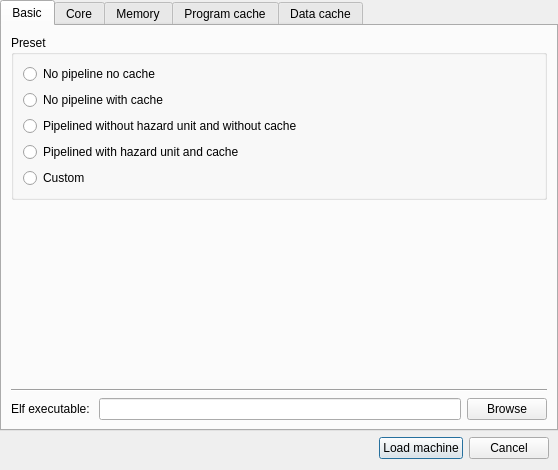
<?xml version="1.0" encoding="UTF-8"?>
<ui version="4.0">
 <class>NewDialog</class>
 <widget class="QDialog" name="NewDialog">
  <property name="geometry">
   <rect>
    <x>0</x>
    <y>0</y>
    <width>558</width>
    <height>470</height>
   </rect>
  </property>
  <property name="windowTitle">
   <string>Dialog</string>
  </property>
  <property name="modal">
   <bool>true</bool>
  </property>
  <layout class="QVBoxLayout" name="verticalLayout">
   <property name="leftMargin">
    <number>0</number>
   </property>
   <property name="topMargin">
    <number>0</number>
   </property>
   <property name="rightMargin">
    <number>0</number>
   </property>
   <item>
    <widget class="QTabWidget" name="tabWidget">
     <property name="currentIndex">
      <number>0</number>
     </property>
     <widget class="QWidget" name="tab">
      <attribute name="title">
       <string>Basic</string>
      </attribute>
      <layout class="QVBoxLayout" name="verticalLayout_5">
       <item>
        <widget class="QGroupBox" name="preset_box">
         <property name="title">
          <string>Preset</string>
         </property>
         <layout class="QVBoxLayout" name="verticalLayout_6">
          <item>
           <widget class="QRadioButton" name="preset_no_pipeline">
            <property name="text">
             <string>No pipeline no cache</string>
            </property>
           </widget>
          </item>
          <item>
           <widget class="QRadioButton" name="preset_no_pipeline_cache">
            <property name="text">
             <string>No pipeline with cache</string>
            </property>
           </widget>
          </item>
          <item>
           <widget class="QRadioButton" name="preset_pipelined_bare">
            <property name="text">
             <string>Pipelined without hazard unit and without cache</string>
            </property>
           </widget>
          </item>
          <item>
           <widget class="QRadioButton" name="preset_pipelined">
            <property name="text">
             <string>Pipelined with hazard unit and cache</string>
            </property>
           </widget>
          </item>
          <item>
           <widget class="QRadioButton" name="preset_custom">
            <property name="text">
             <string>Custom</string>
            </property>
           </widget>
          </item>
         </layout>
        </widget>
       </item>
       <item>
        <spacer name="verticalSpacer_3">
         <property name="orientation">
          <enum>Qt::Vertical</enum>
         </property>
         <property name="sizeHint" stdset="0">
          <size>
           <width>20</width>
           <height>40</height>
          </size>
         </property>
        </spacer>
       </item>
       <item>
        <widget class="Line" name="line_2">
         <property name="orientation">
          <enum>Qt::Horizontal</enum>
         </property>
        </widget>
       </item>
       <item>
        <layout class="QHBoxLayout" name="horizontalLayout_3">
         <item>
          <widget class="QLabel" name="label">
           <property name="text">
            <string>Elf executable: </string>
           </property>
          </widget>
         </item>
         <item>
          <widget class="QLineEdit" name="elf_file"/>
         </item>
         <item>
          <widget class="QPushButton" name="pushButton_browse">
           <property name="text">
            <string>Browse</string>
           </property>
          </widget>
         </item>
        </layout>
       </item>
      </layout>
     </widget>
     <widget class="QWidget" name="tab_core">
      <attribute name="title">
       <string>Core</string>
      </attribute>
      <layout class="QVBoxLayout" name="verticalLayout_2">
       <property name="sizeConstraint">
        <enum>QLayout::SetDefaultConstraint</enum>
       </property>
       <item>
        <widget class="QCheckBox" name="pipelined">
         <property name="text">
          <string>Pipelined</string>
         </property>
        </widget>
       </item>
       <item>
        <widget class="QCheckBox" name="delay_slot">
         <property name="text">
          <string>Delay slot</string>
         </property>
        </widget>
       </item>
       <item>
        <widget class="QGroupBox" name="hazard_unit">
         <property name="title">
          <string>Hazard unit</string>
         </property>
         <property name="checkable">
          <bool>true</bool>
         </property>
         <property name="checked">
          <bool>false</bool>
         </property>
         <layout class="QVBoxLayout" name="verticalLayout_3">
          <item>
           <widget class="QRadioButton" name="hazard_stall">
            <property name="text">
             <string>Stall when hazard is detected</string>
            </property>
           </widget>
          </item>
          <item>
           <widget class="QRadioButton" name="hazard_stall_forward">
            <property name="text">
             <string>Stall or forward when hazard is detected</string>
            </property>
            <property name="checked">
             <bool>true</bool>
            </property>
           </widget>
          </item>
         </layout>
        </widget>
       </item>
       <item>
        <spacer name="verticalSpacer">
         <property name="orientation">
          <enum>Qt::Vertical</enum>
         </property>
         <property name="sizeHint" stdset="0">
          <size>
           <width>20</width>
           <height>40</height>
          </size>
         </property>
        </spacer>
       </item>
      </layout>
     </widget>
     <widget class="QWidget" name="tab_memory">
      <attribute name="title">
       <string>Memory</string>
      </attribute>
      <layout class="QVBoxLayout" name="verticalLayout_4">
       <item>
        <widget class="QCheckBox" name="mem_protec_write">
         <property name="text">
          <string>Program memory write protection</string>
         </property>
        </widget>
       </item>
       <item>
        <widget class="QCheckBox" name="mem_protec_exec">
         <property name="text">
          <string>Data memory executable protection</string>
         </property>
        </widget>
       </item>
       <item>
        <widget class="QGroupBox" name="groupBox">
         <property name="title">
          <string>Access time (in cycles)</string>
         </property>
         <layout class="QFormLayout" name="formLayout">
          <item row="0" column="0">
           <widget class="QLabel" name="label_2">
            <property name="text">
             <string>Read:</string>
            </property>
           </widget>
          </item>
          <item row="0" column="1">
           <widget class="QSpinBox" name="mem_time_read">
            <property name="minimum">
             <number>1</number>
            </property>
            <property name="maximum">
             <number>999999999</number>
            </property>
           </widget>
          </item>
          <item row="1" column="0">
           <widget class="QLabel" name="label_3">
            <property name="text">
             <string>Write:</string>
            </property>
           </widget>
          </item>
          <item row="1" column="1">
           <widget class="QSpinBox" name="mem_time_write">
            <property name="minimum">
             <number>1</number>
            </property>
            <property name="maximum">
             <number>999999999</number>
            </property>
           </widget>
          </item>
         </layout>
        </widget>
       </item>
       <item>
        <spacer name="verticalSpacer_2">
         <property name="orientation">
          <enum>Qt::Vertical</enum>
         </property>
         <property name="sizeHint" stdset="0">
          <size>
           <width>20</width>
           <height>40</height>
          </size>
         </property>
        </spacer>
       </item>
      </layout>
     </widget>
     <widget class="QWidget" name="tab_cache_program">
      <attribute name="title">
       <string>Program cache</string>
      </attribute>
     </widget>
     <widget class="QWidget" name="tab_cache_data">
      <attribute name="title">
       <string>Data cache</string>
      </attribute>
     </widget>
    </widget>
   </item>
   <item>
    <layout class="QHBoxLayout" name="horizontalLayout_2">
     <property name="leftMargin">
      <number>9</number>
     </property>
     <property name="topMargin">
      <number>0</number>
     </property>
     <property name="rightMargin">
      <number>9</number>
     </property>
     <property name="bottomMargin">
      <number>0</number>
     </property>
     <item>
      <spacer name="horizontalSpacer">
       <property name="orientation">
        <enum>Qt::Horizontal</enum>
       </property>
       <property name="sizeHint" stdset="0">
        <size>
         <width>40</width>
         <height>20</height>
        </size>
       </property>
      </spacer>
     </item>
     <item>
      <widget class="QPushButton" name="pushButton_load">
       <property name="text">
        <string>Load machine</string>
       </property>
       <property name="default">
        <bool>true</bool>
       </property>
      </widget>
     </item>
     <item>
      <widget class="QPushButton" name="pushButton_cancel">
       <property name="text">
        <string>Cancel</string>
       </property>
      </widget>
     </item>
    </layout>
   </item>
  </layout>
 </widget>
 <resources/>
 <connections/>
</ui>
